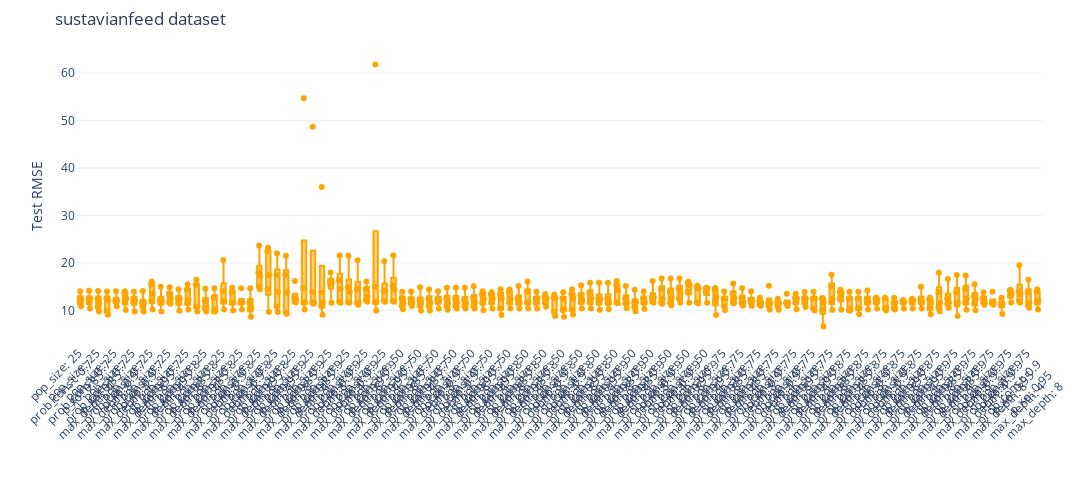

Notebook source saved alongside this figure:
### Markdown cell above
### By Fold, Test Fitness

### Code cell
rmse_by_config = defaultdict(list)

for split in results:
    rmse_train = []
    rmse_test = []
    
    for result in split:
        key = ''
        for k, v in result['dynamic_params'].items():
            key += k+': '+str(v)+' <br /> '
        rmse_by_config[key].append(result['rmse_test'])

fig = go.Figure()
for config, rmse_values in rmse_by_config.items():
    fig.add_trace(go.Box(
        y=rmse_values,
        boxpoints='all',
        jitter=0.5,
        pointpos=0,
        line=dict(color='orange'),
        name=config
    ))

fig.update_layout(
    title= solver_params['dataset_name'] +' dataset',
    xaxis_title='',
    yaxis_title='Test RMSE',
    height=500, width=25000,
    xaxis_tickangle=-45,
    yaxis_range=[0,None],
    margin=dict(l=50, r=50, t=50, b=20),
    showlegend=False,
    template='plotly_white'
)

fig.show()

### Figure 1 — Plotly figure (JSON) as saved in the notebook; plotly's stock layout.template omitted (floating-point values rounded to 4 significant figures)
{"data": [{"boxpoints": "all", "jitter": 0.5, "line": {"color": "orange"}, "name": "pop_size: 25 <br /> prob_const: 0.7 <br /> p_xo: 0.85 <br /> max_depth: 4 <br /> ", "pointpos": 0, "type": "box", "y": [14.07, 11.65, 12.21, 12.65, 10.87]}, {"boxpoints": "all", "jitter": 0.5, "line": {"color": "orange"}, "name": "pop_size: 25 <br /> prob_const: 0.7 <br /> p_xo: 0.85 <br /> max_depth: 6 <br /> ", "pointpos": 0, "type": "box", "y": [14.14, 11.66, 12.55, 12.53, 10.4]}, {"boxpoints": "all", "jitter": 0.5, "line": {"color": "orange"}, "name": "pop_size: 25 <br /> prob_const: 0.7 <br /> p_xo: 0.85 <br /> max_depth: 8 <br /> ", "pointpos": 0, "type": "box", "y": [14.12, 11.66, 10.76, 12.54, 9.814]}, {"boxpoints": "all", "jitter": 0.5, "line": {"color": "orange"}, "name": "pop_size: 25 <br /> prob_const: 0.7 <br /> p_xo: 0.85 <br /> max_depth: 10 <br /> ", "pointpos": 0, "type": "box", "y": [13.99, 9.137, 12.58, 12.23, 9.857]}, {"boxpoints": "all", "jitter": 0.5, "line": {"color": "orange"}, "name": "pop_size: 25 <br /> prob_const: 0.7 <br /> p_xo: 0.9 <br /> max_depth: 4 <br /> ", "pointpos": 0, "type": "box", "y": [14.07, 11.81, 12.05, 12.2, 10.87]}, {"boxpoints": "all", "jitter": 0.5, "line": {"color": "orange"}, "name": "pop_size: 25 <br /> prob_const: 0.7 <br /> p_xo: 0.9 <br /> max_depth: 6 <br /> ", "pointpos": 0, "type": "box", "y": [14.05, 11.72, 12.55, 13.59, 10.12]}, {"boxpoints": "all", "jitter": 0.5, "line": {"color": "orange"}, "name": "pop_size: 25 <br /> prob_const: 0.7 <br /> p_xo: 0.9 <br /> max_depth: 8 <br /> ", "pointpos": 0, "type": "box", "y": [13.93, 11.66, 12.55, 12.06, 9.81]}, {"boxpoints": "all", "jitter": 0.5, "line": {"color": "orange"}, "name": "pop_size: 25 <br /> prob_const: 0.7 <br /> p_xo: 0.9 <br /> max_depth: 10 <br /> ", "pointpos": 0, "type": "box", "y": [14.14, 11.66, 10.78, 11.64, 9.79]}, {"boxpoints": "all", "jitter": 0.5, "line": {"color": "orange"}, "name": "pop_size: 25 <br /> prob_const: 0.7 <br /> p_xo: 0.95 <br /> max_depth: 4 <br /> ", "pointpos": 0, "type": "box", "y": [16.13, 10.19, 12.07, 13.56, 15.57]}, {"boxpoints": "all", "jitter": 0.5, "line": {"color": "orange"}, "name": "pop_size: 25 <br /> prob_const: 0.7 <br /> p_xo: 0.95 <br /> max_depth: 6 <br /> ", "pointpos": 0, "type": "box", "y": [15.01, 11.66, 12.15, 11.95, 9.82]}, {"boxpoints": "all", "jitter": 0.5, "line": {"color": "orange"}, "name": "pop_size: 25 <br /> prob_const: 0.7 <br /> p_xo: 0.95 <br /> max_depth: 8 <br /> ", "pointpos": 0, "type": "box", "y": [14.91, 11.66, 12.48, 13.55, 11.43]}, {"boxpoints": "all", "jitter": 0.5, "line": {"color": "orange"}, "name": "pop_size: 25 <br /> prob_const: 0.7 <br /> p_xo: 0.95 <br /> max_depth: 10 <br /> ", "pointpos": 0, "type": "box", "y": [14.46, 11.66, 12.57, 12.55, 9.957]}, {"boxpoints": "all", "jitter": 0.5, "line": {"color": "orange"}, "name": "pop_size: 25 <br /> prob_const: 0.8 <br /> p_xo: 0.85 <br /> max_depth: 4 <br /> ", "pointpos": 0, "type": "box", "y": [14.35, 15.49, 11.57, 12.33, 10.22]}, {"boxpoints": "all", "jitter": 0.5, "line": {"color": "orange"}, "name": "pop_size: 25 <br /> prob_const: 0.8 <br /> p_xo: 0.85 <br /> max_depth: 6 <br /> ", "pointpos": 0, "type": "box", "y": [15.42, 10.81, 10.92, 16.49, 9.803]}, {"boxpoints": "all", "jitter": 0.5, "line": {"color": "orange"}, "name": "pop_size: 25 <br /> prob_const: 0.8 <br /> p_xo: 0.85 <br /> max_depth: 8 <br /> ", "pointpos": 0, "type": "box", "y": [14.61, 10.46, 10.59, 11.99, 9.803]}, {"boxpoints": "all", "jitter": 0.5, "line": {"color": "orange"}, "name": "pop_size: 25 <br /> prob_const: 0.8 <br /> p_xo: 0.85 <br /> max_depth: 10 <br /> ", "pointpos": 0, "type": "box", "y": [14.71, 9.785, 10.24, 12.73, 9.803]}, {"boxpoints": "all", "jitter": 0.5, "line": {"color": "orange"}, "name": "pop_size: 25 <br /> prob_const: 0.8 <br /> p_xo: 0.9 <br /> max_depth: 4 <br /> ", "pointpos": 0, "type": "box", "y": [14.08, 12.0, 20.65, 11.91, 10.22]}, {"boxpoints": "all", "jitter": 0.5, "line": {"color": "orange"}, "name": "pop_size: 25 <br /> prob_const: 0.8 <br /> p_xo: 0.9 <br /> max_depth: 6 <br /> ", "pointpos": 0, "type": "box", "y": [13.92, 11.66, 14.77, 11.69, 9.999]}, {"boxpoints": "all", "jitter": 0.5, "line": {"color": "orange"}, "name": "pop_size: 25 <br /> prob_const: 0.8 <br /> p_xo: 0.9 <br /> max_depth: 8 <br /> ", "pointpos": 0, "type": "box", "y": [14.68, 11.66, 11.71, 11.7, 10.22]}, {"boxpoints": "all", "jitter": 0.5, "line": {"color": "orange"}, "name": "pop_size: 25 <br /> prob_const: 0.8 <br /> p_xo: 0.9 <br /> max_depth: 10 <br /> ", "pointpos": 0, "type": "box", "y": [14.69, 11.65, 10.69, 8.684, 10.22]}, {"boxpoints": "all", "jitter": 0.5, "line": {"color": "orange"}, "name": "pop_size: 25 <br /> prob_const: 0.8 <br /> p_xo: 0.95 <br /> max_depth: 4 <br /> ", "pointpos": 0, "type": "box", "y": [15.12, 18.02, 23.7, 17.28, 14.5]}, {"boxpoints": "all", "jitter": 0.5, "line": {"color": "orange"}, "name": "pop_size: 25 <br /> prob_const: 0.8 <br /> p_xo: 0.95 <br /> max_depth: 6 <br /> ", "pointpos": 0, "type": "box", "y": [14.54, 22.41, 23.23, 17.49, 9.686]}, {"boxpoints": "all", "jitter": 0.5, "line": {"color": "orange"}, "name": "pop_size: 25 <br /> prob_const: 0.8 <br /> p_xo: 0.95 <br /> max_depth: 8 <br /> ", "pointpos": 0, "type": "box", "y": [13.95, 10.86, 22.08, 17.49, 9.68]}, {"boxpoints": "all", "jitter": 0.5, "line": {"color": "orange"}, "name": "pop_size: 25 <br /> prob_const: 0.8 <br /> p_xo: 0.95 <br /> max_depth: 10 <br /> ", "pointpos": 0, "type": "box", "y": [13.82, 9.323, 21.55, 17.49, 9.6]}, {"boxpoints": "all", "jitter": 0.5, "line": {"color": "orange"}, "name": "pop_size: 25 <br /> prob_const: 0.9 <br /> p_xo: 0.85 <br /> max_depth: 4 <br /> ", "pointpos": 0, "type": "box", "y": [12.48, 11.69, 11.92, 12.62, 16.2]}, {"boxpoints": "all", "jitter": 0.5, "line": {"color": "orange"}, "name": "pop_size: 25 <br /> prob_const: 0.9 <br /> p_xo: 0.85 <br /> max_depth: 6 <br /> ", "pointpos": 0, "type": "box", "y": [14.73, 11.65, 54.71, 11.69, 10.23]}, {"boxpoints": "all", "jitter": 0.5, "line": {"color": "orange"}, "name": "pop_size: 25 <br /> prob_const: 0.9 <br /> p_xo: 0.85 <br /> max_depth: 8 <br /> ", "pointpos": 0, "type": "box", "y": [13.84, 11.65, 48.72, 11.71, 11.44]}, {"boxpoints": "all", "jitter": 0.5, "line": {"color": "orange"}, "name": "pop_size: 25 <br /> prob_const: 0.9 <br /> p_xo: 0.85 <br /> max_depth: 10 <br /> ", "pointpos": 0, "type": "box", "y": [13.82, 9.116, 36.03, 11.7, 11.04]}, {"boxpoints": "all", "jitter": 0.5, "line": {"color": "orange"}, "name": "pop_size: 25 <br /> prob_const: 0.9 <br /> p_xo: 0.9 <br /> max_depth: 4 <br /> ", "pointpos": 0, "type": "box", "y": [15.54, 11.65, 15.99, 18.01, 16.2]}, {"boxpoints": "all", "jitter": 0.5, "line": {"color": "orange"}, "name": "pop_size: 25 <br /> prob_const: 0.9 <br /> p_xo: 0.9 <br /> max_depth: 6 <br /> ", "pointpos": 0, "type": "box", "y": [14.54, 11.65, 21.61, 11.86, 16.45]}, {"boxpoints": "all", "jitter": 0.5, "line": {"color": "orange"}, "name": "pop_size: 25 <br /> prob_const: 0.9 <br /> p_xo: 0.9 <br /> max_depth: 8 <br /> ", "pointpos": 0, "type": "box", "y": [13.95, 11.65, 21.52, 11.76, 14.86]}, {"boxpoints": "all", "jitter": 0.5, "line": {"color": "orange"}, "name": "pop_size: 25 <br /> prob_const: 0.9 <br /> p_xo: 0.9 <br /> max_depth: 10 <br /> ", "pointpos": 0, "type": "box", "y": [14.54, 11.66, 20.61, 11.61, 11.2]}, {"boxpoints": "all", "jitter": 0.5, "line": {"color": "orange"}, "name": "pop_size: 25 <br /> prob_const: 0.9 <br /> p_xo: 0.95 <br /> max_depth: 4 <br /> ", "pointpos": 0, "type": "box", "y": [16.13, 11.85, 14.56, 12.23, 12.96]}, {"boxpoints": "all", "jitter": 0.5, "line": {"color": "orange"}, "name": "pop_size: 25 <br /> prob_const: 0.9 <br /> p_xo: 0.95 <br /> max_depth: 6 <br /> ", "pointpos": 0, "type": "box", "y": [15.01, 11.85, 61.8, 11.93, 9.93]}, {"boxpoints": "all", "jitter": 0.5, "line": {"color": "orange"}, "name": "pop_size: 25 <br /> prob_const: 0.9 <br /> p_xo: 0.95 <br /> max_depth: 8 <br /> ", "pointpos": 0, "type": "box", "y": [14.05, 11.85, 20.38, 12.01, 14.1]}, {"boxpoints": "all", "jitter": 0.5, "line": {"color": "orange"}, "name": "pop_size: 25 <br /> prob_const: 0.9 <br /> p_xo: 0.95 <br /> max_depth: 10 <br /> ", "pointpos": 0, "type": "box", "y": [14.36, 11.85, 21.56, 11.98, 15.35]}, {"boxpoints": "all", "jitter": 0.5, "line": {"color": "orange"}, "name": "pop_size: 50 <br /> prob_const: 0.7 <br /> p_xo: 0.85 <br /> max_depth: 4 <br /> ", "pointpos": 0, "type": "box", "y": [13.98, 11.66, 10.97, 12.59, 10.28]}, {"boxpoints": "all", "jitter": 0.5, "line": {"color": "orange"}, "name": "pop_size: 50 <br /> prob_const: 0.7 <br /> p_xo: 0.85 <br /> max_depth: 6 <br /> ", "pointpos": 0, "type": "box", "y": [14.01, 11.66, 10.96, 11.52, 12.41]}, {"boxpoints": "all", "jitter": 0.5, "line": {"color": "orange"}, "name": "pop_size: 50 <br /> prob_const: 0.7 <br /> p_xo: 0.85 <br /> max_depth: 8 <br /> ", "pointpos": 0, "type": "box", "y": [14.88, 10.0, 10.98, 11.7, 12.04]}, {"boxpoints": "all", "jitter": 0.5, "line": {"color": "orange"}, "name": "pop_size: 50 <br /> prob_const: 0.7 <br /> p_xo: 0.85 <br /> max_depth: 10 <br /> ", "pointpos": 0, "type": "box", "y": [14.5, 10.02, 10.98, 11.65, 12.5]}, {"boxpoints": "all", "jitter": 0.5, "line": {"color": "orange"}, "name": "pop_size: 50 <br /> prob_const: 0.7 <br /> p_xo: 0.9 <br /> max_depth: 4 <br /> ", "pointpos": 0, "type": "box", "y": [14.07, 11.77, 12.22, 12.49, 10.43]}, {"boxpoints": "all", "jitter": 0.5, "line": {"color": "orange"}, "name": "pop_size: 50 <br /> prob_const: 0.7 <br /> p_xo: 0.9 <br /> max_depth: 6 <br /> ", "pointpos": 0, "type": "box", "y": [14.77, 11.66, 10.97, 12.53, 10.17]}, {"boxpoints": "all", "jitter": 0.5, "line": {"color": "orange"}, "name": "pop_size: 50 <br /> prob_const: 0.7 <br /> p_xo: 0.9 <br /> max_depth: 8 <br /> ", "pointpos": 0, "type": "box", "y": [14.77, 11.66, 10.98, 12.53, 10.44]}, {"boxpoints": "all", "jitter": 0.5, "line": {"color": "orange"}, "name": "pop_size: 50 <br /> prob_const: 0.7 <br /> p_xo: 0.9 <br /> max_depth: 10 <br /> ", "pointpos": 0, "type": "box", "y": [14.77, 11.66, 10.97, 12.23, 10.45]}, {"boxpoints": "all", "jitter": 0.5, "line": {"color": "orange"}, "name": "pop_size: 50 <br /> prob_const: 0.7 <br /> p_xo: 0.95 <br /> max_depth: 4 <br /> ", "pointpos": 0, "type": "box", "y": [15.12, 11.74, 10.95, 12.62, 10.44]}, {"boxpoints": "all", "jitter": 0.5, "line": {"color": "orange"}, "name": "pop_size: 50 <br /> prob_const: 0.7 <br /> p_xo: 0.95 <br /> max_depth: 6 <br /> ", "pointpos": 0, "type": "box", "y": [14.05, 11.65, 13.5, 12.55, 10.06]}, {"boxpoints": "all", "jitter": 0.5, "line": {"color": "orange"}, "name": "pop_size: 50 <br /> prob_const: 0.7 <br /> p_xo: 0.95 <br /> max_depth: 8 <br /> ", "pointpos": 0, "type": "box", "y": [13.83, 11.66, 13.5, 12.55, 10.43]}, {"boxpoints": "all", "jitter": 0.5, "line": {"color": "orange"}, "name": "pop_size: 50 <br /> prob_const: 0.7 <br /> p_xo: 0.95 <br /> max_depth: 10 <br /> ", "pointpos": 0, "type": "box", "y": [14.5, 9.053, 13.5, 12.55, 10.45]}, {"boxpoints": "all", "jitter": 0.5, "line": {"color": "orange"}, "name": "pop_size: 50 <br /> prob_const: 0.8 <br /> p_xo: 0.85 <br /> max_depth: 4 <br /> ", "pointpos": 0, "type": "box", "y": [13.97, 11.65, 14.42, 12.52, 10.41]}, {"boxpoints": "all", "jitter": 0.5, "line": {"color": "orange"}, "name": "pop_size: 50 <br /> prob_const: 0.8 <br /> p_xo: 0.85 <br /> max_depth: 6 <br /> ", "pointpos": 0, "type": "box", "y": [15.15, 11.66, 11.57, 12.53, 10.44]}, {"boxpoints": "all", "jitter": 0.5, "line": {"color": "orange"}, "name": "pop_size: 50 <br /> prob_const: 0.8 <br /> p_xo: 0.85 <br /> max_depth: 8 <br /> ", "pointpos": 0, "type": "box", "y": [13.95, 11.66, 16.13, 11.7, 10.5]}, {"boxpoints": "all", "jitter": 0.5, "line": {"color": "orange"}, "name": "pop_size: 50 <br /> prob_const: 0.8 <br /> p_xo: 0.85 <br /> max_depth: 10 <br /> ", "pointpos": 0, "type": "box", "y": [13.95, 11.66, 12.57, 12.56, 10.41]}, {"boxpoints": "all", "jitter": 0.5, "line": {"color": "orange"}, "name": "pop_size: 50 <br /> prob_const: 0.8 <br /> p_xo: 0.9 <br /> max_depth: 4 <br /> ", "pointpos": 0, "type": "box", "y": [12.8, 11.66, 13.5, 12.54, 10.78]}, {"boxpoints": "all", "jitter": 0.5, "line": {"color": "orange"}, "name": "pop_size: 50 <br /> prob_const: 0.8 <br /> p_xo: 0.9 <br /> max_depth: 6 <br /> ", "pointpos": 0, "type": "box", "y": [12.71, 8.829, 13.39, 12.54, 9.739]}, {"boxpoints": "all", "jitter": 0.5, "line": {"color": "orange"}, "name": "pop_size: 50 <br /> prob_const: 0.8 <br /> p_xo: 0.9 <br /> max_depth: 8 <br /> ", "pointpos": 0, "type": "box", "y": [13.83, 8.71, 10.2, 12.54, 10.18]}, {"boxpoints": "all", "jitter": 0.5, "line": {"color": "orange"}, "name": "pop_size: 50 <br /> prob_const: 0.8 <br /> p_xo: 0.9 <br /> max_depth: 10 <br /> ", "pointpos": 0, "type": "box", "y": [14.5, 9.188, 13.52, 12.55, 10.16]}, {"boxpoints": "all", "jitter": 0.5, "line": {"color": "orange"}, "name": "pop_size: 50 <br /> prob_const: 0.8 <br /> p_xo: 0.95 <br /> max_depth: 4 <br /> ", "pointpos": 0, "type": "box", "y": [12.08, 11.74, 15.31, 13.13, 10.44]}, {"boxpoints": "all", "jitter": 0.5, "line": {"color": "orange"}, "name": "pop_size: 50 <br /> prob_const: 0.8 <br /> p_xo: 0.95 <br /> max_depth: 6 <br /> ", "pointpos": 0, "type": "box", "y": [13.72, 11.69, 15.87, 12.54, 10.45]}, {"boxpoints": "all", "jitter": 0.5, "line": {"color": "orange"}, "name": "pop_size: 50 <br /> prob_const: 0.8 <br /> p_xo: 0.95 <br /> max_depth: 8 <br /> ", "pointpos": 0, "type": "box", "y": [12.39, 11.66, 15.87, 12.55, 10.17]}, {"boxpoints": "all", "jitter": 0.5, "line": {"color": "orange"}, "name": "pop_size: 50 <br /> prob_const: 0.8 <br /> p_xo: 0.95 <br /> max_depth: 10 <br /> ", "pointpos": 0, "type": "box", "y": [12.61, 11.67, 15.87, 11.52, 10.27]}, {"boxpoints": "all", "jitter": 0.5, "line": {"color": "orange"}, "name": "pop_size: 50 <br /> prob_const: 0.9 <br /> p_xo: 0.85 <br /> max_depth: 4 <br /> ", "pointpos": 0, "type": "box", "y": [15.32, 11.67, 14.25, 11.53, 16.2]}, {"boxpoints": "all", "jitter": 0.5, "line": {"color": "orange"}, "name": "pop_size: 50 <br /> prob_const: 0.9 <br /> p_xo: 0.85 <br /> max_depth: 6 <br /> ", "pointpos": 0, "type": "box", "y": [15.15, 11.66, 12.57, 11.52, 10.47]}, {"boxpoints": "all", "jitter": 0.5, "line": {"color": "orange"}, "name": "pop_size: 50 <br /> prob_const: 0.9 <br /> p_xo: 0.85 <br /> max_depth: 8 <br /> ", "pointpos": 0, "type": "box", "y": [14.38, 11.66, 10.6, 11.69, 9.843]}, {"boxpoints": "all", "jitter": 0.5, "line": {"color": "orange"}, "name": "pop_size: 50 <br /> prob_const: 0.9 <br /> p_xo: 0.85 <br /> max_depth: 10 <br /> ", "pointpos": 0, "type": "box", "y": [13.99, 11.66, 12.58, 11.71, 10.31]}, {"boxpoints": "all", "jitter": 0.5, "line": {"color": "orange"}, "name": "pop_size: 50 <br /> prob_const: 0.9 <br /> p_xo: 0.9 <br /> max_depth: 4 <br /> ", "pointpos": 0, "type": "box", "y": [12.8, 11.66, 11.88, 12.8, 16.2]}, {"boxpoints": "all", "jitter": 0.5, "line": {"color": "orange"}, "name": "pop_size: 50 <br /> prob_const: 0.9 <br /> p_xo: 0.9 <br /> max_depth: 6 <br /> ", "pointpos": 0, "type": "box", "y": [14.54, 11.66, 16.74, 12.49, 11.42]}, {"boxpoints": "all", "jitter": 0.5, "line": {"color": "orange"}, "name": "pop_size: 50 <br /> prob_const: 0.9 <br /> p_xo: 0.9 <br /> max_depth: 8 <br /> ", "pointpos": 0, "type": "box", "y": [13.95, 11.66, 16.74, 12.67, 11.06]}, {"boxpoints": "all", "jitter": 0.5, "line": {"color": "orange"}, "name": "pop_size: 50 <br /> prob_const: 0.9 <br /> p_xo: 0.9 <br /> max_depth: 10 <br /> ", "pointpos": 0, "type": "box", "y": [13.82, 11.66, 16.74, 12.54, 14.68]}, {"boxpoints": "all", "jitter": 0.5, "line": {"color": "orange"}, "name": "pop_size: 50 <br /> prob_const: 0.9 <br /> p_xo: 0.95 <br /> max_depth: 4 <br /> ", "pointpos": 0, "type": "box", "y": [16.08, 11.65, 15.34, 13.96, 15.85]}, {"boxpoints": "all", "jitter": 0.5, "line": {"color": "orange"}, "name": "pop_size: 50 <br /> prob_const: 0.9 <br /> p_xo: 0.95 <br /> max_depth: 6 <br /> ", "pointpos": 0, "type": "box", "y": [15.26, 11.65, 14.77, 11.52, 14.68]}, {"boxpoints": "all", "jitter": 0.5, "line": {"color": "orange"}, "name": "pop_size: 50 <br /> prob_const: 0.9 <br /> p_xo: 0.95 <br /> max_depth: 8 <br /> ", "pointpos": 0, "type": "box", "y": [14.7, 11.65, 13.78, 14.75, 14.68]}, {"boxpoints": "all", "jitter": 0.5, "line": {"color": "orange"}, "name": "pop_size: 50 <br /> prob_const: 0.9 <br /> p_xo: 0.95 <br /> max_depth: 10 <br /> ", "pointpos": 0, "type": "box", "y": [14.34, 9.053, 12.92, 11.77, 14.75]}, {"boxpoints": "all", "jitter": 0.5, "line": {"color": "orange"}, "name": "pop_size: 75 <br /> prob_const: 0.7 <br /> p_xo: 0.85 <br /> max_depth: 4 <br /> ", "pointpos": 0, "type": "box", "y": [14.03, 10.05, 10.97, 12.53, 12.55]}, {"boxpoints": "all", "jitter": 0.5, "line": {"color": "orange"}, "name": "pop_size: 75 <br /> prob_const: 0.7 <br /> p_xo: 0.85 <br /> max_depth: 6 <br /> ", "pointpos": 0, "type": "box", "y": [15.67, 11.65, 12.57, 11.52, 13.5]}, {"boxpoints": "all", "jitter": 0.5, "line": {"color": "orange"}, "name": "pop_size: 75 <br /> prob_const: 0.7 <br /> p_xo: 0.85 <br /> max_depth: 8 <br /> ", "pointpos": 0, "type": "box", "y": [14.71, 11.65, 11.01, 11.52, 12.57]}, {"boxpoints": "all", "jitter": 0.5, "line": {"color": "orange"}, "name": "pop_size: 75 <br /> prob_const: 0.7 <br /> p_xo: 0.85 <br /> max_depth: 10 <br /> ", "pointpos": 0, "type": "box", "y": [14.06, 11.66, 10.98, 12.23, 12.05]}, {"boxpoints": "all", "jitter": 0.5, "line": {"color": "orange"}, "name": "pop_size: 75 <br /> prob_const: 0.7 <br /> p_xo: 0.9 <br /> max_depth: 4 <br /> ", "pointpos": 0, "type": "box", "y": [12.71, 11.66, 10.97, 12.01, 11.28]}, {"boxpoints": "all", "jitter": 0.5, "line": {"color": "orange"}, "name": "pop_size: 75 <br /> prob_const: 0.7 <br /> p_xo: 0.9 <br /> max_depth: 6 <br /> ", "pointpos": 0, "type": "box", "y": [15.21, 11.65, 10.98, 11.52, 10.17]}, {"boxpoints": "all", "jitter": 0.5, "line": {"color": "orange"}, "name": "pop_size: 75 <br /> prob_const: 0.7 <br /> p_xo: 0.9 <br /> max_depth: 8 <br /> ", "pointpos": 0, "type": "box", "y": [12.48, 11.65, 10.98, 11.52, 10.16]}, {"boxpoints": "all", "jitter": 0.5, "line": {"color": "orange"}, "name": "pop_size: 75 <br /> prob_const: 0.7 <br /> p_xo: 0.9 <br /> max_depth: 10 <br /> ", "pointpos": 0, "type": "box", "y": [13.56, 11.65, 10.98, 11.52, 11.54]}, {"boxpoints": "all", "jitter": 0.5, "line": {"color": "orange"}, "name": "pop_size: 75 <br /> prob_const: 0.7 <br /> p_xo: 0.95 <br /> max_depth: 4 <br /> ", "pointpos": 0, "type": "box", "y": [13.54, 11.65, 12.67, 12.56, 10.28]}, {"boxpoints": "all", "jitter": 0.5, "line": {"color": "orange"}, "name": "pop_size: 75 <br /> prob_const: 0.7 <br /> p_xo: 0.95 <br /> max_depth: 6 <br /> ", "pointpos": 0, "type": "box", "y": [13.92, 11.66, 12.49, 12.65, 10.72]}, {"boxpoints": "all", "jitter": 0.5, "line": {"color": "orange"}, "name": "pop_size: 75 <br /> prob_const: 0.7 <br /> p_xo: 0.95 <br /> max_depth: 8 <br /> ", "pointpos": 0, "type": "box", "y": [13.96, 9.983, 12.49, 12.52, 10.44]}, {"boxpoints": "all", "jitter": 0.5, "line": {"color": "orange"}, "name": "pop_size: 75 <br /> prob_const: 0.7 <br /> p_xo: 0.95 <br /> max_depth: 10 <br /> ", "pointpos": 0, "type": "box", "y": [6.648, 11.66, 12.57, 12.66, 10.18]}, {"boxpoints": "all", "jitter": 0.5, "line": {"color": "orange"}, "name": "pop_size: 75 <br /> prob_const: 0.8 <br /> p_xo: 0.85 <br /> max_depth: 4 <br /> ", "pointpos": 0, "type": "box", "y": [15.09, 11.81, 17.53, 12.54, 10.1]}, {"boxpoints": "all", "jitter": 0.5, "line": {"color": "orange"}, "name": "pop_size: 75 <br /> prob_const: 0.8 <br /> p_xo: 0.85 <br /> max_depth: 6 <br /> ", "pointpos": 0, "type": "box", "y": [13.94, 13.63, 14.42, 12.55, 10.19]}, {"boxpoints": "all", "jitter": 0.5, "line": {"color": "orange"}, "name": "pop_size: 75 <br /> prob_const: 0.8 <br /> p_xo: 0.85 <br /> max_depth: 8 <br /> ", "pointpos": 0, "type": "box", "y": [13.95, 10.01, 10.02, 12.54, 10.44]}, {"boxpoints": "all", "jitter": 0.5, "line": {"color": "orange"}, "name": "pop_size: 75 <br /> prob_const: 0.8 <br /> p_xo: 0.85 <br /> max_depth: 10 <br /> ", "pointpos": 0, "type": "box", "y": [13.94, 10.55, 9.213, 12.54, 10.42]}, {"boxpoints": "all", "jitter": 0.5, "line": {"color": "orange"}, "name": "pop_size: 75 <br /> prob_const: 0.8 <br /> p_xo: 0.9 <br /> max_depth: 4 <br /> ", "pointpos": 0, "type": "box", "y": [12.48, 11.65, 14.22, 11.91, 10.22]}, {"boxpoints": "all", "jitter": 0.5, "line": {"color": "orange"}, "name": "pop_size: 75 <br /> prob_const: 0.8 <br /> p_xo: 0.9 <br /> max_depth: 6 <br /> ", "pointpos": 0, "type": "box", "y": [12.75, 11.65, 12.03, 12.53, 10.44]}, {"boxpoints": "all", "jitter": 0.5, "line": {"color": "orange"}, "name": "pop_size: 75 <br /> prob_const: 0.8 <br /> p_xo: 0.9 <br /> max_depth: 8 <br /> ", "pointpos": 0, "type": "box", "y": [12.68, 9.999, 10.59, 12.52, 10.43]}, {"boxpoints": "all", "jitter": 0.5, "line": {"color": "orange"}, "name": "pop_size: 75 <br /> prob_const: 0.8 <br /> p_xo: 0.9 <br /> max_depth: 10 <br /> ", "pointpos": 0, "type": "box", "y": [12.7, 11.66, 10.22, 11.72, 10.44]}, {"boxpoints": "all", "jitter": 0.5, "line": {"color": "orange"}, "name": "pop_size: 75 <br /> prob_const: 0.8 <br /> p_xo: 0.95 <br /> max_depth: 4 <br /> ", "pointpos": 0, "type": "box", "y": [12.22, 11.65, 12.02, 11.91, 10.45]}, {"boxpoints": "all", "jitter": 0.5, "line": {"color": "orange"}, "name": "pop_size: 75 <br /> prob_const: 0.8 <br /> p_xo: 0.95 <br /> max_depth: 6 <br /> ", "pointpos": 0, "type": "box", "y": [12.27, 11.66, 12.13, 12.49, 10.44]}, {"boxpoints": "all", "jitter": 0.5, "line": {"color": "orange"}, "name": "pop_size: 75 <br /> prob_const: 0.8 <br /> p_xo: 0.95 <br /> max_depth: 8 <br /> ", "pointpos": 0, "type": "box", "y": [15.0, 11.66, 12.3, 11.69, 10.43]}, {"boxpoints": "all", "jitter": 0.5, "line": {"color": "orange"}, "name": "pop_size: 75 <br /> prob_const: 0.8 <br /> p_xo: 0.95 <br /> max_depth: 10 <br /> ", "pointpos": 0, "type": "box", "y": [12.72, 9.21, 12.4, 11.71, 10.44]}, {"boxpoints": "all", "jitter": 0.5, "line": {"color": "orange"}, "name": "pop_size: 75 <br /> prob_const: 0.9 <br /> p_xo: 0.85 <br /> max_depth: 4 <br /> ", "pointpos": 0, "type": "box", "y": [13.91, 11.66, 17.98, 9.825, 10.56]}, {"boxpoints": "all", "jitter": 0.5, "line": {"color": "orange"}, "name": "pop_size: 75 <br /> prob_const: 0.9 <br /> p_xo: 0.85 <br /> max_depth: 6 <br /> ", "pointpos": 0, "type": "box", "y": [16.66, 11.66, 10.59, 12.59, 11.38]}, {"boxpoints": "all", "jitter": 0.5, "line": {"color": "orange"}, "name": "pop_size: 75 <br /> prob_const: 0.9 <br /> p_xo: 0.85 <br /> max_depth: 8 <br /> ", "pointpos": 0, "type": "box", "y": [13.85, 11.66, 17.48, 11.61, 8.869]}, {"boxpoints": "all", "jitter": 0.5, "line": {"color": "orange"}, "name": "pop_size: 75 <br /> prob_const: 0.9 <br /> p_xo: 0.85 <br /> max_depth: 10 <br /> ", "pointpos": 0, "type": "box", "y": [14.5, 11.66, 17.38, 12.54, 10.18]}, {"boxpoints": "all", "jitter": 0.5, "line": {"color": "orange"}, "name": "pop_size: 75 <br /> prob_const: 0.9 <br /> p_xo: 0.9 <br /> max_depth: 4 <br /> ", "pointpos": 0, "type": "box", "y": [15.54, 10.07, 12.56, 11.47, 13.05]}, {"boxpoints": "all", "jitter": 0.5, "line": {"color": "orange"}, "name": "pop_size: 75 <br /> prob_const: 0.9 <br /> p_xo: 0.9 <br /> max_depth: 6 <br /> ", "pointpos": 0, "type": "box", "y": [12.68, 11.66, 11.62, 13.85, 11.19]}, {"boxpoints": "all", "jitter": 0.5, "line": {"color": "orange"}, "name": "pop_size: 75 <br /> prob_const: 0.9 <br /> p_xo: 0.9 <br /> max_depth: 8 <br /> ", "pointpos": 0, "type": "box", "y": [13.95, 11.66, 11.55, 11.19, 11.78]}, {"boxpoints": "all", "jitter": 0.5, "line": {"color": "orange"}, "name": "pop_size: 75 <br /> prob_const: 0.9 <br /> p_xo: 0.9 <br /> max_depth: 10 <br /> ", "pointpos": 0, "type": "box", "y": [12.7, 9.266, 11.56, 11.55, 11.2]}, {"boxpoints": "all", "jitter": 0.5, "line": {"color": "orange"}, "name": "pop_size: 75 <br /> prob_const: 0.9 <br /> p_xo: 0.95 <br /> max_depth: 4 <br /> ", "pointpos": 0, "type": "box", "y": [13.56, 11.67, 14.22, 13.07, 14.38]}, {"boxpoints": "all", "jitter": 0.5, "line": {"color": "orange"}, "name": "pop_size: 75 <br /> prob_const: 0.9 <br /> p_xo: 0.95 <br /> max_depth: 6 <br /> ", "pointpos": 0, "type": "box", "y": [14.05, 11.66, 12.02, 19.55, 13.49]}, {"boxpoints": "all", "jitter": 0.5, "line": {"color": "orange"}, "name": "pop_size: 75 <br /> prob_const: 0.9 <br /> p_xo: 0.95 <br /> max_depth: 8 <br /> ", "pointpos": 0, "type": "box", "y": [13.83, 11.66, 10.59, 16.49, 11.05]}, {"boxpoints": "all", "jitter": 0.5, "line": {"color": "orange"}, "name": "pop_size: 75 <br /> prob_const: 0.9 <br /> p_xo: 0.95 <br /> max_depth: 10 <br /> ", "pointpos": 0, "type": "box", "y": [14.5, 11.66, 10.24, 13.94, 12.06]}], "layout": {"height": 500, "margin": {"b": 20, "l": 50, "r": 50, "t": 50}, "showlegend": false, "title": {"text": "sustavianfeed dataset"}, "width": 25000, "xaxis": {"tickangle": -45, "title": {"text": ""}}, "yaxis": {"range": [0, null], "title": {"text": "Test RMSE"}}}}
